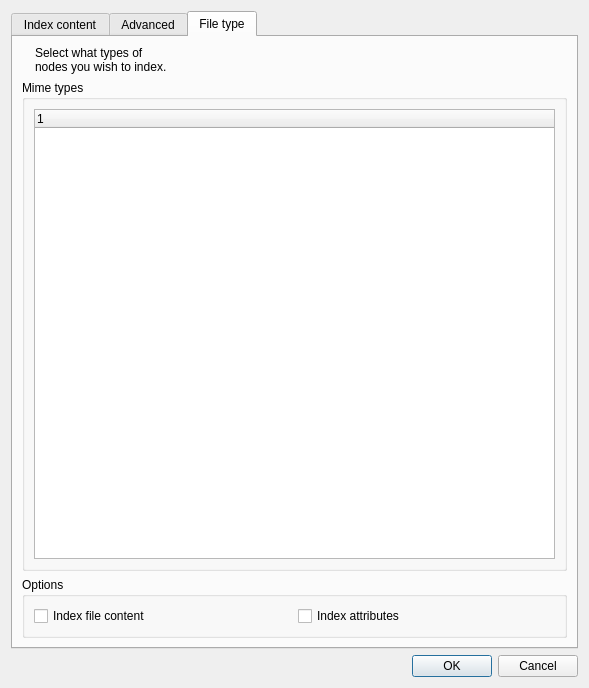
<?xml version="1.0" encoding="UTF-8"?>
<ui version="4.0">
 <class>ModifIndex</class>
 <widget class="QDialog" name="ModifIndex">
  <property name="geometry">
   <rect>
    <x>0</x>
    <y>0</y>
    <width>589</width>
    <height>688</height>
   </rect>
  </property>
  <property name="windowTitle">
   <string>Indexer options</string>
  </property>
  <layout class="QVBoxLayout" name="verticalLayout_6">
   <item>
    <widget class="QTabWidget" name="tabWidget">
     <property name="currentIndex">
      <number>2</number>
     </property>
     <widget class="QWidget" name="tab">
      <attribute name="title">
       <string>Index content</string>
      </attribute>
      <layout class="QVBoxLayout" name="verticalLayout_4">
       <item>
        <layout class="QHBoxLayout" name="horizontalLayout_2">
         <item>
          <widget class="QLabel" name="label">
           <property name="text">
            <string/>
           </property>
           <property name="pixmap">
            <pixmap resource="gui.qrc">:/index_search_64x64.png</pixmap>
           </property>
          </widget>
         </item>
         <item>
          <widget class="QLabel" name="label_2">
           <property name="text">
            <string>Select the directories you wish to index. Changes will take effect when you click on 'OK'</string>
           </property>
           <property name="alignment">
            <set>Qt::AlignLeading|Qt::AlignLeft|Qt::AlignTop</set>
           </property>
           <property name="wordWrap">
            <bool>true</bool>
           </property>
          </widget>
         </item>
         <item>
          <spacer name="horizontalSpacer">
           <property name="orientation">
            <enum>Qt::Horizontal</enum>
           </property>
           <property name="sizeHint" stdset="0">
            <size>
             <width>40</width>
             <height>20</height>
            </size>
           </property>
          </spacer>
         </item>
        </layout>
       </item>
       <item>
        <widget class="QGroupBox" name="groupBox_5">
         <property name="title">
          <string>Select nodes</string>
         </property>
        </widget>
       </item>
       <item>
        <widget class="QGroupBox" name="groupBox">
         <property name="title">
          <string>Indexed items</string>
         </property>
         <layout class="QVBoxLayout" name="verticalLayout_3">
          <item>
           <widget class="QTableWidget" name="indexedItems"/>
          </item>
         </layout>
        </widget>
       </item>
      </layout>
     </widget>
     <widget class="QWidget" name="tab_3">
      <attribute name="title">
       <string>Advanced</string>
      </attribute>
      <layout class="QVBoxLayout" name="verticalLayout_7">
       <item>
        <widget class="QGroupBox" name="groupBox_2">
         <property name="title">
          <string>Attributes list</string>
         </property>
         <layout class="QVBoxLayout" name="verticalLayout_2">
          <item>
           <layout class="QHBoxLayout" name="horizontalLayout_3">
            <item>
             <widget class="QLabel" name="label_3">
              <property name="text">
               <string/>
              </property>
              <property name="pixmap">
               <pixmap resource="gui.qrc">:/list.png</pixmap>
              </property>
             </widget>
            </item>
            <item>
             <widget class="QLabel" name="label_4">
              <property name="text">
               <string>Select which nodes' attributes you wish to index.</string>
              </property>
              <property name="alignment">
               <set>Qt::AlignLeading|Qt::AlignLeft|Qt::AlignTop</set>
              </property>
              <property name="wordWrap">
               <bool>true</bool>
              </property>
             </widget>
            </item>
            <item>
             <spacer name="horizontalSpacer_2">
              <property name="orientation">
               <enum>Qt::Horizontal</enum>
              </property>
              <property name="sizeHint" stdset="0">
               <size>
                <width>40</width>
                <height>20</height>
               </size>
              </property>
             </spacer>
            </item>
           </layout>
          </item>
          <item>
           <widget class="QListView" name="attrsList"/>
          </item>
         </layout>
        </widget>
       </item>
      </layout>
     </widget>
     <widget class="QWidget" name="tab_2">
      <attribute name="title">
       <string>File type</string>
      </attribute>
      <layout class="QVBoxLayout" name="verticalLayout_5">
       <item>
        <layout class="QHBoxLayout" name="horizontalLayout_4">
         <item>
          <widget class="QLabel" name="label_6">
           <property name="text">
            <string/>
           </property>
           <property name="pixmap">
            <pixmap resource="gui.qrc">:/document.png</pixmap>
           </property>
          </widget>
         </item>
         <item>
          <widget class="QLabel" name="label_5">
           <property name="text">
            <string>Select what types of nodes you wish to index.</string>
           </property>
           <property name="alignment">
            <set>Qt::AlignLeading|Qt::AlignLeft|Qt::AlignTop</set>
           </property>
           <property name="wordWrap">
            <bool>true</bool>
           </property>
          </widget>
         </item>
         <item>
          <spacer name="horizontalSpacer_3">
           <property name="orientation">
            <enum>Qt::Horizontal</enum>
           </property>
           <property name="sizeHint" stdset="0">
            <size>
             <width>40</width>
             <height>20</height>
            </size>
           </property>
          </spacer>
         </item>
        </layout>
       </item>
       <item>
        <widget class="QGroupBox" name="groupBox_4">
         <property name="title">
          <string>Mime types</string>
         </property>
         <layout class="QVBoxLayout" name="verticalLayout">
          <item>
           <widget class="QTreeWidget" name="mimeTypeList">
            <column>
             <property name="text">
              <string notr="true">1</string>
             </property>
            </column>
           </widget>
          </item>
         </layout>
        </widget>
       </item>
       <item>
        <widget class="QGroupBox" name="groupBox_3">
         <property name="title">
          <string>Options</string>
         </property>
         <layout class="QHBoxLayout" name="horizontalLayout">
          <item>
           <widget class="QCheckBox" name="indexFileContent">
            <property name="text">
             <string>Index file content</string>
            </property>
           </widget>
          </item>
          <item>
           <widget class="QCheckBox" name="indexFileAttr">
            <property name="text">
             <string>Index attributes</string>
            </property>
           </widget>
          </item>
         </layout>
        </widget>
       </item>
      </layout>
     </widget>
    </widget>
   </item>
   <item>
    <widget class="QDialogButtonBox" name="buttonBox">
     <property name="orientation">
      <enum>Qt::Horizontal</enum>
     </property>
     <property name="standardButtons">
      <set>QDialogButtonBox::Cancel|QDialogButtonBox::Ok</set>
     </property>
    </widget>
   </item>
  </layout>
 </widget>
 <resources>
  <include location="gui.qrc"/>
 </resources>
 <connections>
  <connection>
   <sender>buttonBox</sender>
   <signal>accepted()</signal>
   <receiver>ModifIndex</receiver>
   <slot>accept()</slot>
   <hints>
    <hint type="sourcelabel">
     <x>248</x>
     <y>254</y>
    </hint>
    <hint type="destinationlabel">
     <x>157</x>
     <y>274</y>
    </hint>
   </hints>
  </connection>
  <connection>
   <sender>buttonBox</sender>
   <signal>rejected()</signal>
   <receiver>ModifIndex</receiver>
   <slot>reject()</slot>
   <hints>
    <hint type="sourcelabel">
     <x>316</x>
     <y>260</y>
    </hint>
    <hint type="destinationlabel">
     <x>286</x>
     <y>274</y>
    </hint>
   </hints>
  </connection>
 </connections>
</ui>
